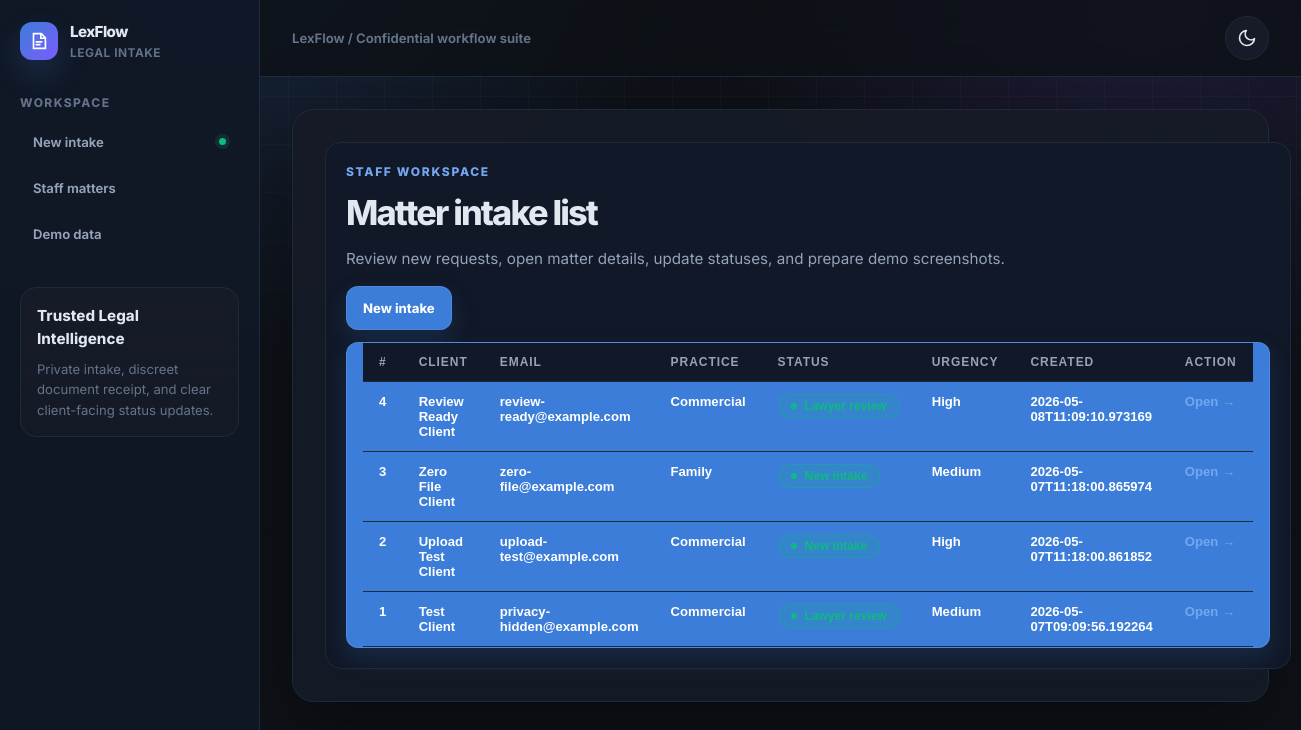
The page /admin on the database its author committed.
### tables this page shows
CREATE TABLE "matters" (
            id INTEGER PRIMARY KEY AUTOINCREMENT,
            created_at TEXT NOT NULL,
            token TEXT NOT NULL UNIQUE,
            client_name TEXT NOT NULL,
            email TEXT NOT NULL,
            phone TEXT,
            company TEXT,
            practice_area TEXT NOT NULL,
            urgency TEXT DEFAULT 'Medium',
            description TEXT,
            status TEXT NOT NULL DEFAULT 'New intake',
            internal_notes TEXT DEFAULT ''
        );

### app.py (the view)
@app.route("/admin")
def admin():
    with get_db() as conn:
        matters = conn.execute("SELECT * FROM matters ORDER BY created_at DESC").fetchall()
    return render_template("admin.html", matters=matters)

### app.py (called while the page is built)
def get_db():
    conn = sqlite3.connect(DB_PATH)
    conn.row_factory = sqlite3.Row
    return conn

### templates/admin.html (shortened to what this page needs)
{% extends "base.html" %}
{% block content %}
<section class="card stack" aria-labelledby="page-title">
    <div class="section">
        <p class="eyebrow">Staff workspace</p>
        <h1 id="page-title">Matter intake list</h1>
        <p class="intro">
            Review new requests, open matter details, update statuses, and prepare demo screenshots.
        </p>
        <div class="actions">
            <a class="button" href="{{ url_for('index') }}">New intake</a>
            <form method="POST" action="{{ url_for('load_demo') }}" style="display:inline"><button type="submit" class="button button-secon
        </div>
    </div>
    {% with messages = get_flashed_messages() %}
    {% endwith %}
    <div class="table-wrap">
        <table>
            <thead>
                <tr>
                    <th>#</th>
                    <th>Client</th>
                    <th>Email</th>
                    <th>Practice</th>
                    <th>Status</th>
                    <th>Urgency</th>
                    <th>Created</th>
                    <th>Action</th>
                </tr>
            </thead>
            <tbody>
                {% if matters %}
                    {% for matter in matters %}
                        <tr>
                            <td>{{ matter["id"] }}</td>
                            <td>{{ matter["client_name"] }}</td>
                            <td>{{ matter["email"] }}</td>
                            <td>{{ matter["practice_area"] }}</td>
                            <td><span class="badge">{{ matter["status"] }}</span></td>
                            <td>{{ matter["urgency"] }}</td>
                            <td>{{ matter["created_at"] }}</td>
                            <td>
                                <a href="{{ url_for('admin_matter', matter_id=matter['id']) }}">Open →</a>
                            </td>
                        </tr>
                    {% endfor %}
                {% else %}
                    <tr>
                        <td colspan="8">No matters yet. Use New intake or Load demo data to start.</td>
                    </tr>
                {% endif %}
            </tbody>
        </table>
    </div>
</section>
{% endblock %}

### templates/base.html (shortened to what this page needs)
<!doctype html>
<html lang="en" data-theme="dark">
<head>
</head>
<body>
    <div class="shell">
        <aside class="sidebar" aria-label="LexFlow workspace navigation">
            <a class="brand" href="{{ url_for('index') }}" aria-label="LexFlow home">
                <span class="brand-mark" aria-hidden="true">
                    <svg width="22" height="22" viewBox="0 0 24 24" fill="none">
                        <path d="M6 4h8.5L19 8.5V20H6V4Z" stroke="currentColor" stroke-width="1.8" />
                        <path d="M14 4v5h5" stroke="currentColor" stroke-width="1.8" />
                        <path d="M9 13h6M9 16h4" stroke="currentColor" stroke-width="1.8" stroke-linecap="round" />
                    </svg>
                </span>
                <span class="brand-copy">
                    LexFlow
                    <small>Legal Intake</small>
                </span>
            </a>
            <p class="nav-label">Workspace</p>
            <ul class="nav-list">
                <li><a class="nav-link" href="{{ url_for('index') }}">New intake <span class="nav-dot" aria-hidden="true"></span></a></li>
                <li><a class="nav-link" href="{{ url_for('admin') }}">Staff matters</a></li>
                <li><a class="nav-link" href="{{ url_for('load_demo') }}">Demo data</a></li>
            </ul>
            <div class="sidebar-card">
                <h3>Trusted Legal Intelligence</h3>
                <p>Private intake, discreet document receipt, and clear client-facing status updates.</p>
            </div>
        </aside>
        <div class="workspace">
            <header class="topbar">
                <div class="breadcrumb">LexFlow / Confidential workflow suite</div>
                <div class="topbar-actions">
                    <button class="theme-toggle" type="button" data-theme-toggle aria-label="Switch to light mode">
                        <svg data-theme-icon width="20" height="20" viewBox="0 0 24 24" fill="none" aria-hidden="true">
                            <path d="M21 12.79A9 9 0 1 1 11.21 3 7 7 0 0 0 21 12.79Z" stroke="currentColor" stroke-width="2" stroke-linecap="round" stroke-linejoin="round" />
                        </svg>
                    </button>
                </div>
            </header>
            <main class="page" id="main-content">
                {% block content %}{% endblock %}
            </main>
        </div>
    </div>
</body>
</html>

### rows shown on the page
matters: id "4", client_name "Review Ready Client", email "review-ready@example.com", practice_area "Commercial", urgency "High", created_at "2026-05-08T11:09:10.973169"
matters: id "3", client_name "Zero File Client", email "zero-file@example.com", practice_area "Family", urgency "Medium", created_at "2026-05-07T11:18:00.865974"
matters: id "2", client_name "Upload Test Client", email "upload-test@example.com", practice_area "Commercial", urgency "High", created_at "2026-05-07T11:18:00.861852"
matters: id "1", client_name "Test Client", email "privacy-hidden@example.com", practice_area "Commercial", urgency "Medium", created_at "2026-05-07T09:09:56.192264"
